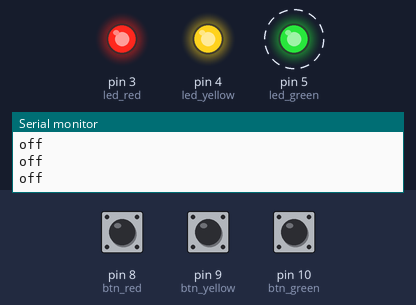
Bench run of a sketch on a simulated Arduino Uno, built with avr-gcc and run on an emulated ATmega328P. Parts: output pins drawn as LEDs (lit = HIGH), the last lines printed to the serial monitor. Dashed ring = blinking. Inputs (shaded band) come from the test bench; at power-on: pin 9 (btn_yellow) HIGH, pin 8 (btn_red) HIGH, pin 10 (btn_green) LOW.

Above: at 1.2 s.
1.3 s: pin 9 (btn_yellow) pulled LOW for 0.15 s
At 1.77 s:
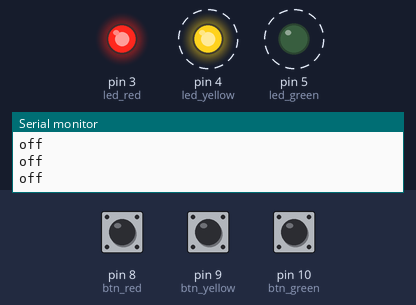
4.3 s: pin 8 (btn_red) pulled LOW for 0.15 s
At 5.38 s:
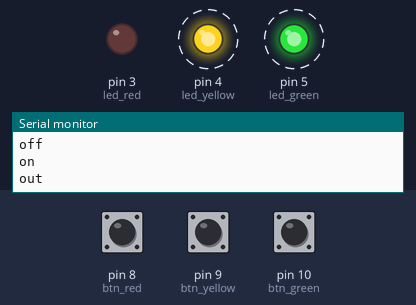
7.3 s: pin 8 (btn_red) pulled LOW for 1 s
At 7.55 s:
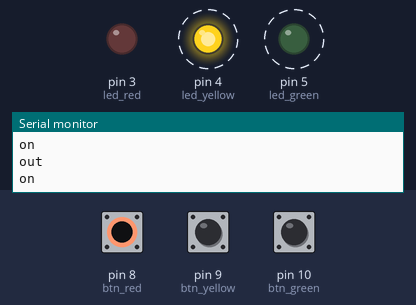
Timing chart, 0 to 16.0 s (numbered marks = the images above; inputs shaded):
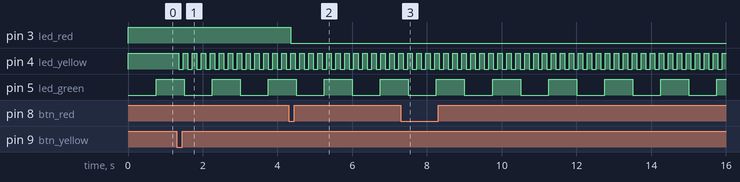

The sketch:

lab_8.ino
```cpp
#include<Arduino_FreeRTOS.h>
#include "queue.h"

#define btn_red 8
#define btn_yellow 9
#define btn_green 10

#define led_red 3
#define led_yellow 4
#define led_green 5


QueueHandle_t Qred, Qyellow, Qgreen;
int32_t green_state = 1, yellow_state = 1, red_state = 1;
unsigned long red_time = 0 , yellow_time = 0 , green_time = 0 ;


void setup() {
  Serial.begin(9600);
  Qred = xQueueCreate(5, sizeof(int32_t));
  Qyellow = xQueueCreate(2, sizeof(int32_t));
  Qgreen = xQueueCreate(1, sizeof(int32_t));

  xTaskCreate(redBUT , "RED BUTTON" , 100, NULL, 1, NULL);
  xTaskCreate(yellowBUT , "YELLOW BUTTON" , 100, NULL, 1, NULL);
  xTaskCreate(greenBUT , "GREEN BUTTON" , 100, NULL, 1, NULL);

  xTaskCreate(redLED , "RED LED" , 100, NULL, 1, NULL);
  xTaskCreate(yellowLED , "YELLOW LED" , 100, NULL, 1, NULL);
  xTaskCreate(greenLED , "GREEN LED" , 100 , NULL, 1, NULL);

}

//============= RED ==============//

void redBUT(void *pvParameters) // <= send
{
  BaseType_t qStatus_red;
  int32_t  valueToSend_red = 0;
  pinMode(btn_red, INPUT);
  while (1)
  {
    if (digitalRead(btn_red ) == LOW)
    {
      if (millis() - red_time >= 400)
      {
        red_state = 0;
        valueToSend_red = red_state;
        qStatus_red = xQueueSend(Qred, &valueToSend_red, 0);
        red_time = millis();
      }
    }
    vTaskDelay(5);
  }
}

void redLED(void *pvParameters) // <= received
{

  int32_t valueReceived_red;
  BaseType_t qStatus_red;
  const TickType_t xTicksToWait = pdMS_TO_TICKS(100);
  pinMode(led_red , OUTPUT);
  digitalWrite(led_red, HIGH);
  while (1)
  {
    xQueueReceive(Qred, &valueReceived_red, xTicksToWait);
    if (valueReceived_red == 0)
    {
      digitalWrite(led_red, LOW);
      Serial.println("on");
      vTaskDelay(pdMS_TO_TICKS(3000));
      valueReceived_red = 1;
    }
    else
    {
      Serial.println("off");
      digitalWrite(led_red, HIGH);
    }
  }
}

//============= YELLOW ==============//

void yellowBUT(void *pvParameters) // <= send
{
  BaseType_t qStatus_yellow;
  int32_t  valueToSend_yellow = 0;
  pinMode(btn_yellow, INPUT);
  while (1)
  {
    if (digitalRead(btn_yellow ) == LOW)
    {
      if (millis() - yellow_time >= 400)
      {
        if (yellow_state == 1)
        {
          yellow_state = 0;
        }
        else
        {
          yellow_state = 1;
        }
        yellow_time = millis();
      }
    }
    valueToSend_yellow = yellow_state;
    qStatus_yellow = xQueueSend(Qyellow, &valueToSend_yellow, 0);
    vTaskDelay(5);
  }
}
void yellowLED(void *pvParameters)  // <= received
{
  int32_t valueReceived_yellow;
  BaseType_t qStatus_yellow;
  const TickType_t xTicksToWait = pdMS_TO_TICKS(100);
  pinMode(led_yellow , OUTPUT);
  digitalWrite(led_yellow, HIGH);

  while (1)
  {
    xQueueReceive(Qyellow, &valueReceived_yellow, xTicksToWait);

    if (valueReceived_yellow == 0)
    {
      digitalWrite(led_yellow, LOW);
      vTaskDelay(8);
      digitalWrite(led_yellow, HIGH);
      vTaskDelay(8);
    }
  }
}

//============= GREEN ==============//

void greenBUT(void *pvParameters) // <= send
{
  int ledOn = 0;
  BaseType_t qStatus_green;
  int32_t  valueToSend_green = 0;
  pinMode(btn_green, INPUT);

  while (1)
  {
    valueToSend_green = digitalRead(btn_green);
    qStatus_green = xQueueSend(Qgreen, &valueToSend_green, 0);

    vTaskDelay(15);

  }
}
void greenLED(void *pvParameters) // <= received
{

  int32_t valueReceived_green;
  BaseType_t qStatus_green;
  const TickType_t xTicksToWait = pdMS_TO_TICKS(100);
  pinMode(led_green , OUTPUT);
  digitalWrite(led_green, HIGH);
  while (1)
  {
    xQueueReceive(Qgreen , &valueReceived_green , xTicksToWait);
    if (valueReceived_green == 0)
    {
      green_state = 0;
    }
    if (green_state == 0)
    {

      for (int i = 1 ; i <= 3 ; i++)
      {
        digitalWrite(led_green, LOW);
        vTaskDelay(50);
        digitalWrite(led_green, HIGH);
        vTaskDelay(50);
      }
      green_state = 1;
      Serial.println("out");
    }
  }
}
void loop() {}
```

Measured:
- after the input at 1.3 s, pin 4 (led_yellow): alternates HIGH for 0.12 s and LOW for 0.12 s, starting after 0.06 s
- after the input at 4.3 s, pin 3 (led_red): HIGH → LOW after 0.06 s
- after the input at 7.3 s, pin 3 (led_red): stays LOW (without the input it goes to HIGH after 0.15 s)
- by itself, pin 5 (led_green): alternates HIGH for 0.75 s and LOW for 0.75 s
